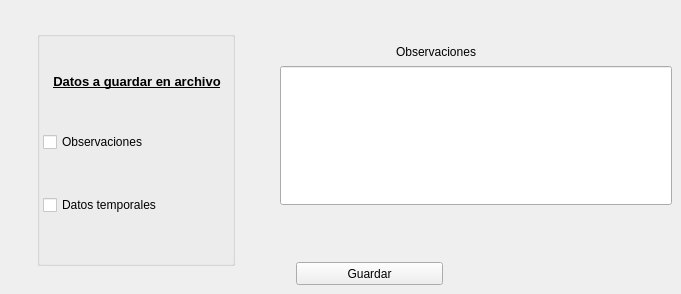
      <widget class="QWidget" name="tab_3">
       <attribute name="title">
        <string>Guardar</string>
       </attribute>
       <widget class="QPushButton" name="pbguardarprueba">
        <property name="enabled">
         <bool>true</bool>
        </property>
        <property name="geometry">
         <rect>
          <x>296</x>
          <y>262</y>
          <width>147</width>
          <height>23</height>
         </rect>
        </property>
        <property name="text">
         <string>Guardar</string>
        </property>
       </widget>
       <widget class="QLineEdit" name="txtobservaciones_prueba">
        <property name="geometry">
         <rect>
          <x>280</x>
          <y>66</y>
          <width>392</width>
          <height>139</height>
         </rect>
        </property>
       </widget>
       <widget class="QGroupBox" name="groupBoxch_2">
        <property name="enabled">
         <bool>true</bool>
        </property>
        <property name="geometry">
         <rect>
          <x>37</x>
          <y>31</y>
          <width>198</width>
          <height>235</height>
         </rect>
        </property>
        <property name="sizePolicy">
         <sizepolicy hsizetype="Ignored" vsizetype="Ignored">
          <horstretch>0</horstretch>
          <verstretch>0</verstretch>
         </sizepolicy>
        </property>
        <property name="palette">
         <palette>
          <active>
           <colorrole role="Base">
            <brush brushstyle="SolidPattern">
             <color alpha="255">
              <red>255</red>
              <green>255</green>
              <blue>255</blue>
             </color>
            </brush>
           </colorrole>
           <colorrole role="Window">
            <brush brushstyle="SolidPattern">
             <color alpha="255">
              <red>255</red>
              <green>255</green>
              <blue>255</blue>
             </color>
            </brush>
           </colorrole>
          </active>
          <inactive>
           <colorrole role="Base">
            <brush brushstyle="SolidPattern">
             <color alpha="255">
              <red>255</red>
              <green>255</green>
              <blue>255</blue>
             </color>
            </brush>
           </colorrole>
           <colorrole role="Window">
            <brush brushstyle="SolidPattern">
             <color alpha="255">
              <red>255</red>
              <green>255</green>
              <blue>255</blue>
             </color>
            </brush>
           </colorrole>
          </inactive>
          <disabled>
           <colorrole role="Base">
            <brush brushstyle="SolidPattern">
             <color alpha="255">
              <red>255</red>
              <green>255</green>
              <blue>255</blue>
             </color>
            </brush>
           </colorrole>
           <colorrole role="Window">
            <brush brushstyle="SolidPattern">
             <color alpha="255">
              <red>255</red>
              <green>255</green>
              <blue>255</blue>
             </color>
            </brush>
           </colorrole>
          </disabled>
         </palette>
        </property>
        <property name="font">
         <font>
          <kerning>true</kerning>
         </font>
        </property>
        <property name="contextMenuPolicy">
         <enum>Qt::DefaultContextMenu</enum>
        </property>
        <property name="title">
         <string/>
        </property>
        <property name="alignment">
         <set>Qt::AlignCenter</set>
        </property>
        <property name="flat">
         <bool>false</bool>
        </property>
        <property name="checkable">
         <bool>false</bool>
        </property>
        <widget class="QWidget" name="verticalLayoutWidget_7">
         <property name="geometry">
          <rect>
           <x>6</x>
           <y>5</y>
           <width>188</width>
           <height>220</height>
          </rect>
         </property>
         <layout class="QVBoxLayout" name="verticalLayout_8">
          <property name="spacing">
           <number>5</number>
          </property>
          <item>
           <widget class="QLabel" name="lbltxtcanal_2">
            <property name="sizePolicy">
             <sizepolicy hsizetype="Preferred" vsizetype="Fixed">
              <horstretch>0</horstretch>
              <verstretch>0</verstretch>
             </sizepolicy>
            </property>
            <property name="font">
             <font>
              <pointsize>10</pointsize>
              <weight>75</weight>
              <bold>true</bold>
              <underline>true</underline>
             </font>
            </property>
            <property name="text">
             <string>Datos a guardar en archivo</string>
            </property>
            <property name="alignment">
             <set>Qt::AlignCenter</set>
            </property>
           </widget>
          </item>
          <item>
           <widget class="QCheckBox" name="ckobservaciones">
            <property name="text">
             <string>Observaciones</string>
            </property>
           </widget>
          </item>
          <item>
           <widget class="QCheckBox" name="ckdatos">
            <property name="text">
             <string>Datos temporales</string>
            </property>
           </widget>
          </item>
         </layout>
        </widget>
       </widget>
       <widget class="QLabel" name="lblobservaciones">
        <property name="geometry">
         <rect>
          <x>396</x>
          <y>44</y>
          <width>113</width>
          <height>16</height>
         </rect>
        </property>
        <property name="text">
         <string>Observaciones</string>
        </property>
       </widget>
      </widget>
